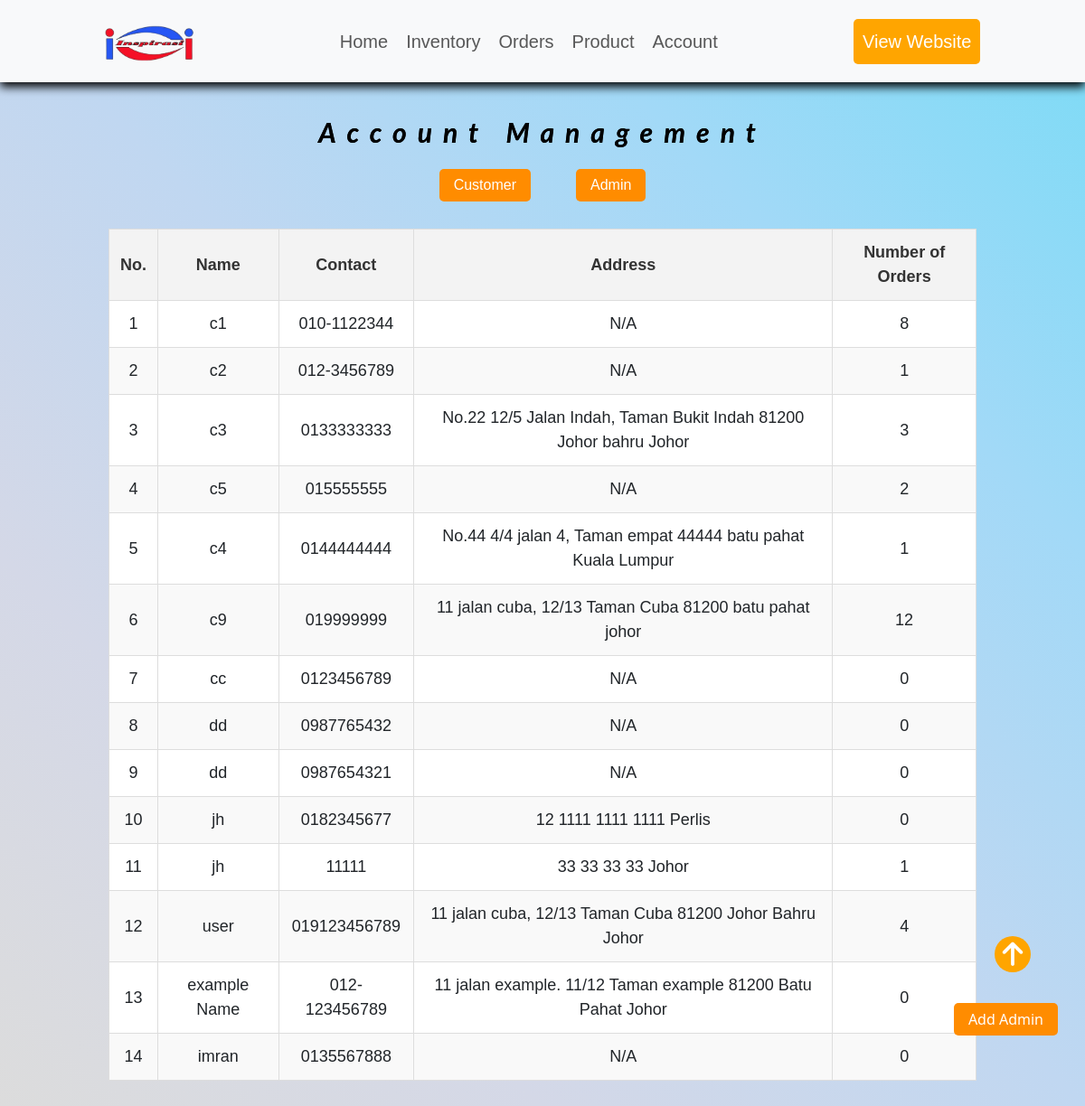
Screenshot of /php/view_acc.php (signed in) with the database file from the repository.
### tables this page shows
CREATE TABLE `users` (
  `id` int(11) NOT NULL,
  `full_name` varchar(255) DEFAULT NULL,
  `email` varchar(255) DEFAULT NULL,
  `password` varchar(255) DEFAULT NULL,
  `usertype` varchar(255) NOT NULL DEFAULT 'customer',
  `phone_number` varchar(20) NOT NULL
);

### php/view_acc.php (the view, shortened to what this page needs)
<?php
require_once "database.php";
$sql = "SELECT u.id, u.full_name, u.phone_number, u.usertype,
                CONCAT(ad.unit, ' ', ad.street, ' ', ad.postcode, ' ', ad.city, ' ', ad.state) AS full_address,
                COUNT(o.id) as order_count
        FROM users u
        LEFT JOIN orders o ON u.id = o.customer_id
        LEFT JOIN address ad ON u.id = ad.customer_id
        GROUP BY u.id";
$result = mysqli_query($conn, $sql);
$cus = array();
while ($row = mysqli_fetch_assoc($result)) {
    $cus[] = $row;
}
?>
<!DOCTYPE html>
<html lang="en">
<head>
    <link rel="stylesheet" href="https://cdnjs.cloudflare.com/ajax/libs/font-awesome/6.4.0/css/all.min.css">
    <link href="https://cdn.jsdelivr.net/npm/bootstrap@5.3.2/dist/css/bootstrap.min.css" rel="stylesheet">
    <link rel="stylesheet" href="/project/biw_project/css/view_acc.css">
</head>
<body>
    <header class="navbar navbar-expand-lg navbar-light bg-light" style="font-size: 2rem; padding: 2rem 9%;">
        <div class="container-fluid">
            <a href="#" class="navbar-brand" style="font-size: 3rem">
                <span><img src="/project/biw_project/image/icon/logo.png" alt="Inspirasi Sejahtera" style="width: 100px; height: auto;"></span>
            </a>
            <div class="collapse navbar-collapse" id="navbarNav">
                <ul class="navbar-nav mx-auto" style="margin-right: 20px; gap: 10px;">
                    <li class="nav-item">
                        <a class="nav-link" href="admin_dashboard.php">Home</a>
                    </li>
                    <li class="nav-item">
                        <a class="nav-link" href="inventory.php">Inventory</a>
                    </li>
                    <li class="nav-item">
                        <a class="nav-link" href="view_order.php">Orders</a>
                    </li>
                    <li class="nav-item">
                        <a class="nav-link" href="product.php">Product</a>
                    </li>
                    <li class="nav-item">
                        <a class="nav-link" href="view_acc.php">Account</a>
                    </li>
                </ul>
                <div class="icons" style="text-decoration: none; font-size: 2.5rem; display: flex;">
                    <a href="homepage.php" class="web">
                        <p class="web">View Website</p>
                    </a>
                </div>
            </div>
        </div>
    </header>
    <h1 class="im">Account Management</h1>
    <div class="separate">
        <button class="btn btn-sep" onclick="displayTable('customer')">Customer</button>
        <button class="btn btn-sep" onclick="displayTable('admin')">Admin</button>
    </div>
    <table id="customerTable">
        <thead>
            <tr>
                <th>No.</th>
                <th>Name</th>
                <th>Contact</th>
                <th>Address</th>
                <th>Number of Orders</th>
            </tr>
        </thead>
        <tbody>
            <?php
            $count = 1;
            foreach ($cus as $customer) {
                if ($customer['usertype'] == "customer") {
                    echo "<tr>";
                    echo "<td>{$count}</td>";
                    echo "<td>{$customer['full_name']}</td>";
                    echo "<td>" . ($customer['phone_number'] ? $customer['phone_number'] : 'N/A') . "</td>";
                    echo "<td>" . ($customer['full_address'] ? $customer['full_address'] : 'N/A') . "</td>";
                    echo "<td>{$customer['order_count']}</td>";
                    echo "</tr>";
                    $count++;
                }
            }
            ?>
        </tbody>
    </table>
    <a href="#" class="top"><i class="fa-solid fa-arrow-up"></i></a>
    <button class="plus btn" onclick="appear();">Add Admin</button>
</body>
</html>

### css/view_acc.css (style rules this page uses)
* { margin: 0; padding: 0; font-family: 'Gill Sans', 'Gill Sans MT', Calibri, 'Trebuchet MS', sans-serif; outline: none; border: none; text-decoration: none; transition: .2s linear; }
html { font-size: 62.5%; scroll-behavior: smooth; scroll-padding-top: 6rem; overflow-x: hidden; }
header { position: sticky; top: 0; left: 0; right: 0; background: #FBFFFF; padding: 2rem 9%; display: flex; align-items: center; justify-content: space-between; margin-bottom: 10px; box-shadow: 0 .5rem 1rem black; z-index: 99; }
header .icons { display: flex; align-items: center; }
header .icons a { font-size: 2.5rem; color: #333; margin-right: 1.5rem; }
header .icons a:last-child { margin-right: 0; }
body { background-image: linear-gradient(to right top, #dcdcdc, #d4d8e7, #c0d7f1, #a2d9f7, #7bdbf6); display: block; align-items: center; text-align: center; }
.web { background: orange; text-decoration: none; padding: 5px; border-radius: 5px; margin-bottom: 0; color: white; font-size: 2rem; }
.top { background: orange; color: white; font-size: 3rem; padding: 1px 10px; position: fixed; bottom: 15rem; right: 6rem; border-radius: 50%; width: 40px; height: 40px; display: flex; align-items: center; justify-content: center; text-align: center; cursor: pointer; text-decoration: none; z-index: 1; }
.top i { vertical-align: middle; }
table { width: 100%; border-collapse: collapse; margin-top: 20px; }
th, td { border: 1px solid #dddddd; text-align: left; padding: 8px; }
th { background-color: #f2f2f2; }
tr:nth-child(even) { background-color: #f9f9f9; }
.btn { color: #fff; font-size: 16px; padding: 5px 15px; background: #ff8c00; border-radius: 5px; text-decoration: none; cursor: pointer; }
.plus { padding:10px; position: fixed; margin-bottom: 50px; right: 30px; bottom: 30px; z-index: 1002; }
table { width: 80%; border: 1px solid #ddd; border-collapse: collapse; font-size: 18px; margin: 30px auto; background: #fff; }
th, td { border: 1px solid #ddd; padding: 12px; text-align: center; }
th { background-color: #f3f3f3; color: #333; }
.im { margin-top: 2rem; padding:10px; font-family: 'Lato', sans-serif; font-weight: bold; font-style: italic; letter-spacing: .4em; line-height: 1.7em; color: #000000; text-shadow: 0 0 0 rgba(0, 0, 0, .9); font-size: 3rem; }
.separate { display: flex; justify-content: center; }
.btn-sep:first-child { margin-right: 50px; }

### rows the page displays
users: full_name "c1", phone_number "010-1122344", shows "N/A", order_count "8"
users: full_name "c2", phone_number "012-3456789", shows "N/A", order_count "1"
users: full_name "c3", phone_number "0133333333", full_address "No.22 12/5 Jalan Indah, Taman Bukit Indah 81200 Johor bahru Johor", order_count "3"
users: full_name "c5", phone_number "015555555", shows "N/A", order_count "2"
users: full_name "c4", phone_number "0144444444", full_address "No.44 4/4 jalan 4, Taman empat 44444 batu pahat Kuala Lumpur", order_count "1"
users: full_name "c9", phone_number "019999999", full_address "11 jalan cuba, 12/13 Taman Cuba 81200 batu pahat johor", order_count "12"
users: full_name "cc", phone_number "0123456789", shows "N/A", order_count "0"
users: full_name "dd", phone_number "0987765432", shows "N/A", order_count "0"
users: full_name "dd", phone_number "0987654321", shows "N/A", order_count "0"
users: full_name "jh", phone_number "0182345677", full_address "12 1111 1111 1111 Perlis", order_count "0"
users: full_name "jh", phone_number "11111", full_address "33 33 33 33 Johor", order_count "1"
users: full_name "user", phone_number "019123456789", full_address "11 jalan cuba, 12/13 Taman Cuba 81200 Johor Bahru Johor", order_count "4"
users: full_name "example Name", phone_number "012-123456789", full_address "11 jalan example. 11/12 Taman example 81200 Batu Pahat Johor", order_count "0"
users: full_name "imran", phone_number "0135567888", shows "N/A", order_count "0"
